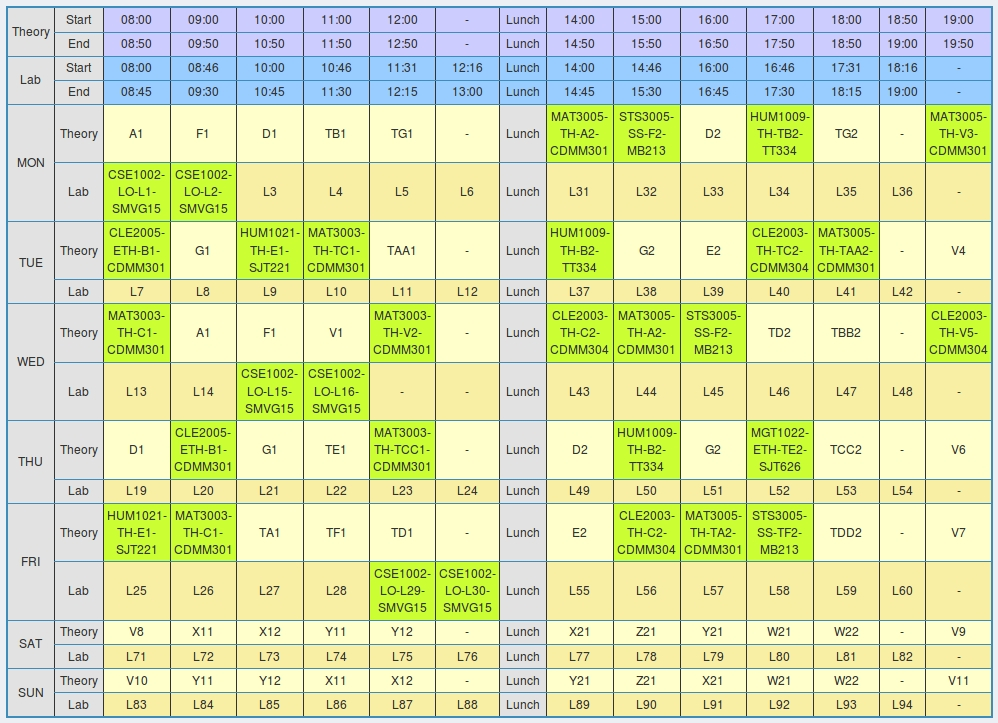
#> input picture example_timetable.jpg, 998 x 723 px
$ python TTslot_ultimate.py
#> lines starting #> are read from the running program, lines starting #| are printed output that depends on the picture
from PIL import Image
import json
import numpy as np
#import preproc_beta
import os
import datetime


##THIS ONE TAKES 2 ms


def dist(f, t):
	return int((abs(f[0]-t[0])**2 + abs(f[1]-t[1])**2 + abs(f[2]-t[2]))**0.5)

def unimportant(rgb):
	return (rgb[0] <= 200 and rgb[1] <= 200 and rgb[2] <= 200) or (rgb[1] > 200 and rgb[2] > 200 and rgb[2] >= rgb[1])

slot_state = np.zeros((14,13))
hops = []
final_list = []
cd = [0,0]

tt = Image.open(input("Enter file path: ")).rotate(180)
#> the answer given: ../example_timetable.jpg
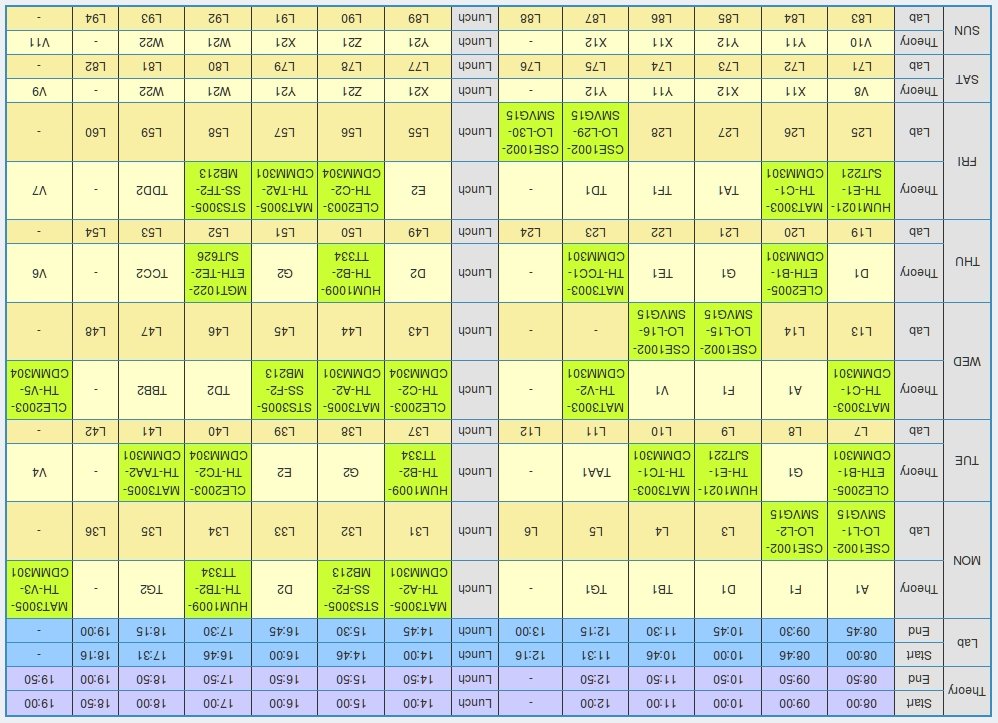
#> tt: PIL image 998x723 RGB; mean R, G, B 216.4, 226.7, 172.1
#tt = Image.open("ttpxt.png")

#print(datetime.datetime.time(datetime.datetime.now()))

dim = tt.size
#> dim = (998, 723)

def updateNPCoord():
    global cd
    if cd[1] < 12:
        cd = [cd[0], cd[1]+1]
    else:
        cd = [cd[0]+1, 0]

'''
filled slot = (0,255,0)
empty slot = (255,255,0)
'''
cols = [(0,255,0),(255,255,0)]

start = [] ##coordinates of the starting point

i=0
while i < dim[0]:
	j = 0
	while j < dim[1]:
		rgb = tt.getpixel((i,j))
		if unimportant(rgb) == False:
			start = [i,j]
			i = dim[0] #breaking the outer loop
			break #breaking the inner loop
		j = j + 1
	i = i + 1


j = start[1]
i = start[0]


try:
	for b in range(14):

		for a in range(13):
			RGB = tt.getpixel((i,j))
			if unimportant(RGB) == False:
				if dist((203,254,51), RGB) < dist((255,255,204), RGB):
					slot_state[cd[0], cd[1]] = 1

			updateNPCoord()

			if a == 12:
				break

			if b == 0:
				h = 1
				i = i + 1
				while unimportant(tt.getpixel((i,j))) == False:
					i = i + 1
					h = h + 1
				while unimportant(tt.getpixel((i,j))) == True:
					i = i + 1
					h = h + 1
				hops.append(h)
			else:
				i = i + hops[a]

    	#printing
    	#for x in range(13):
    	#    print(int(slot_state[b][a]), end=' ')
    	#print('\n')

		if b == 13:
			break


		i = start[0]
		j = j + 1
		while unimportant(tt.getpixel((i,j))) == False:
			j = j + 1
		while unimportant(tt.getpixel((i,j))) == True:
			j = j + 1
#> after the loop, hops = [66, 46, 66, 67, 66, 67, 114, 64, 66, 66, 67, 66]; j = 561

except IndexError:
	if cd[0] < 10 or cd[1] != 0:
		x = input("BAD FILE: Please upload a proper time table image...")
		exit()

##in case of a correctly cropped image, empty rows need be added to the top
##of the table, before rotation
for x in range(14 - cd[0]):
    tr = np.zeros(13)
    i = 13
    while i >= 1:
        slot_state[i] = slot_state[i-1]
        i = i - 1
    slot_state[0] = tr

##rotating the array
slot_state = np.rot90(slot_state, 2, (0,1))

a = 0
while a < 13:
    b = 0
    while b < 13:
        final_list.append(int(slot_state[a,b] + slot_state[a+1, b]))
        b = b + 1
    a = a + 2
#> after the loop, a = 14; final_list = 91 values, max 2 at index 6, min 0 at index 14, mean 0.846

#print(datetime.datetime.time(datetime.datetime.now()))
#os.remove("ttpxt.png")
print(json.dumps(final_list))
#> (printed output is left out)
#> (the run stopped early here; a loop or call above may not have finished)

$ run again, on dead_tt.jpg
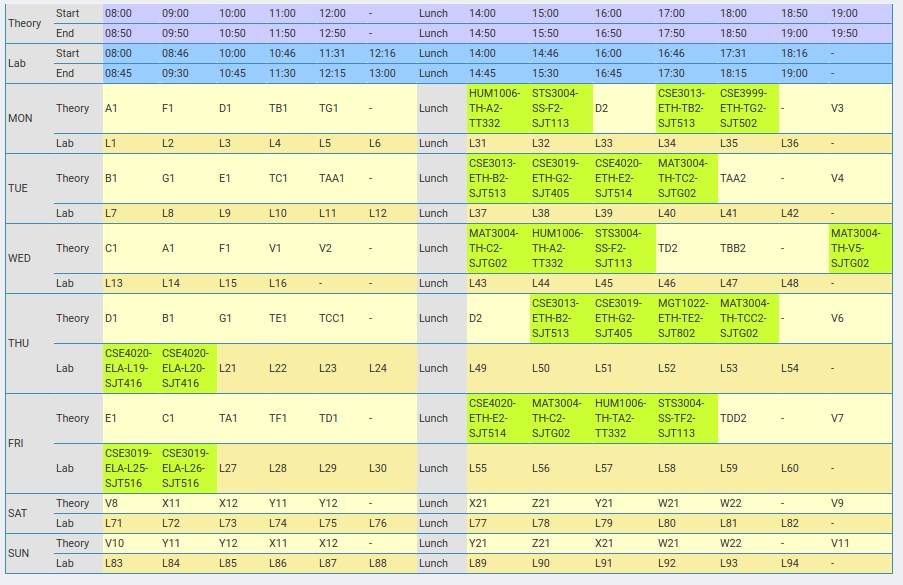
#> input picture dead_tt.jpg, 903 x 585 px
#> `tt = Image.open(input("Enter file path: ")).rotate(180)`:
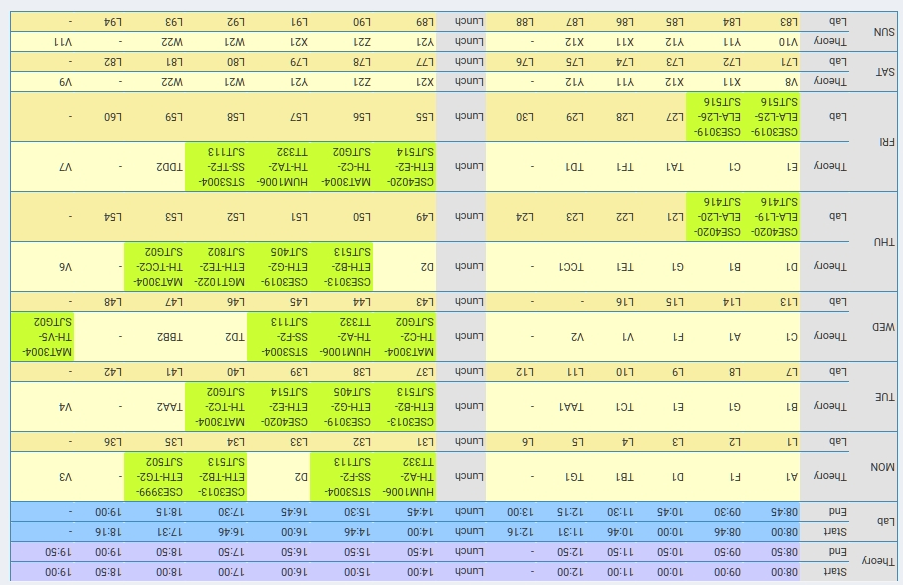
#> tt: PIL image 903x585 RGB; mean R, G, B 220.7, 230.2, 179.8

$ run again, on ok_tt.jpg
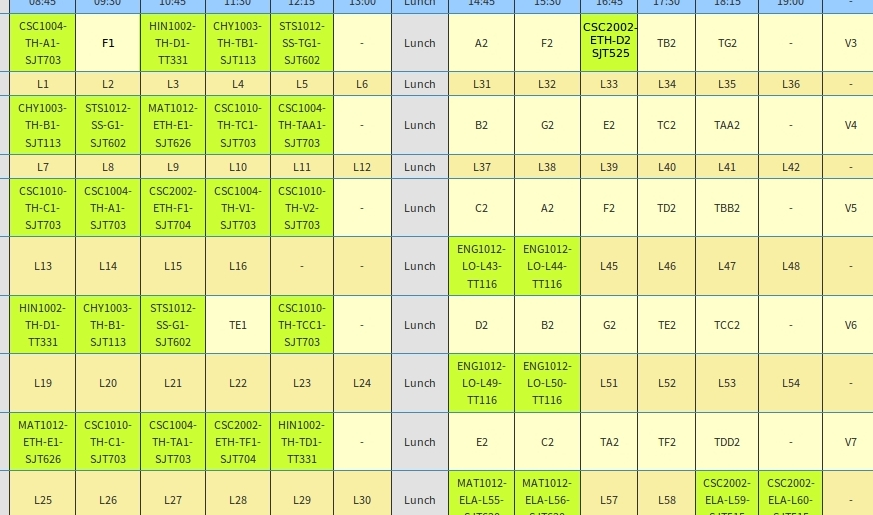
#> input picture ok_tt.jpg, 873 x 515 px
#> `tt = Image.open(input("Enter file path: ")).rotate(180)`:
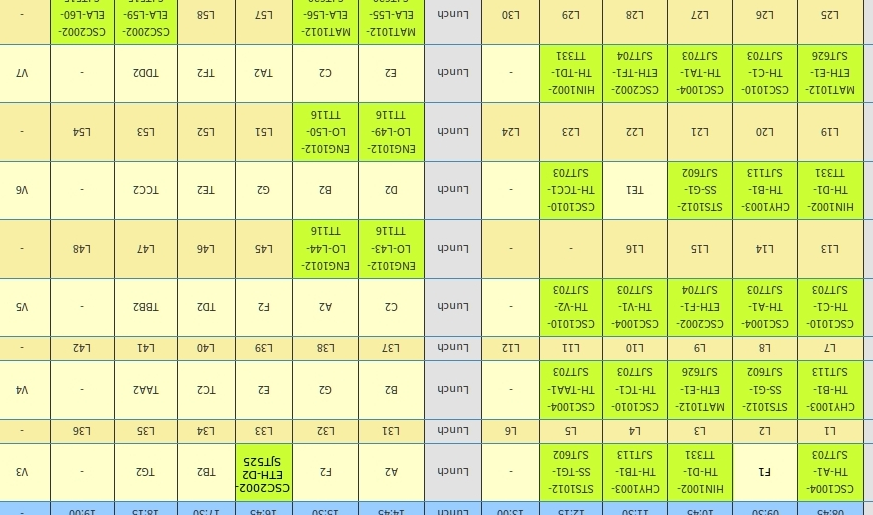
#> tt: PIL image 873x515 RGB; mean R, G, B 223.4, 235.3, 152.9

$ run again, on minimum.png
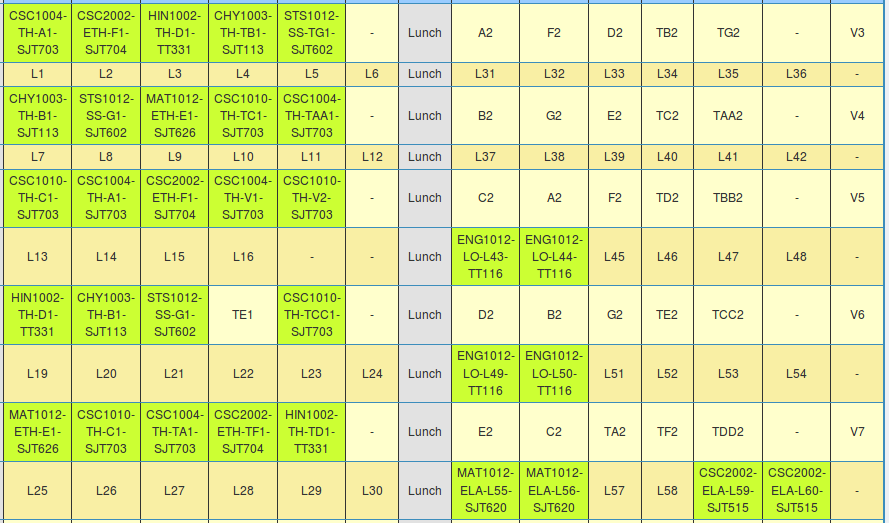
#> input picture minimum.png, 889 x 523 px
#> `tt = Image.open(input("Enter file path: ")).rotate(180)`:
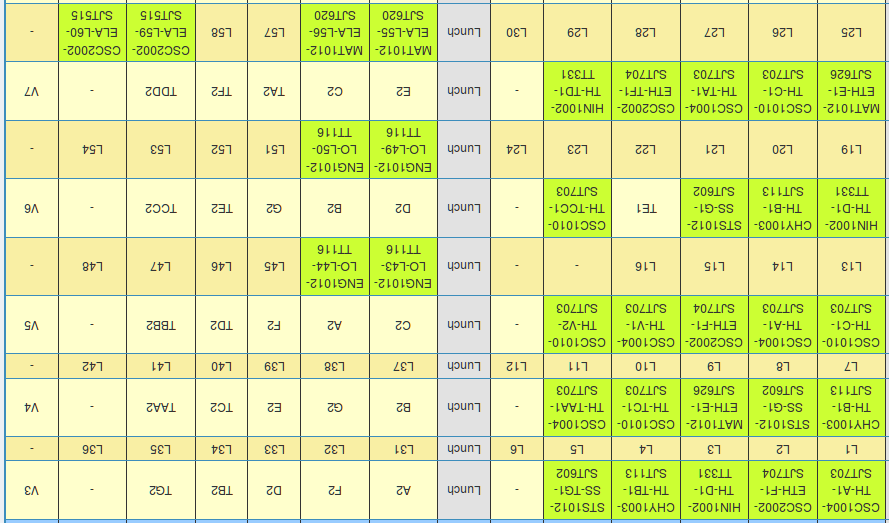
#> tt: PIL image 889x523 RGBA; mean R, G, B, A 223.3, 234.7, 148.1, 255
